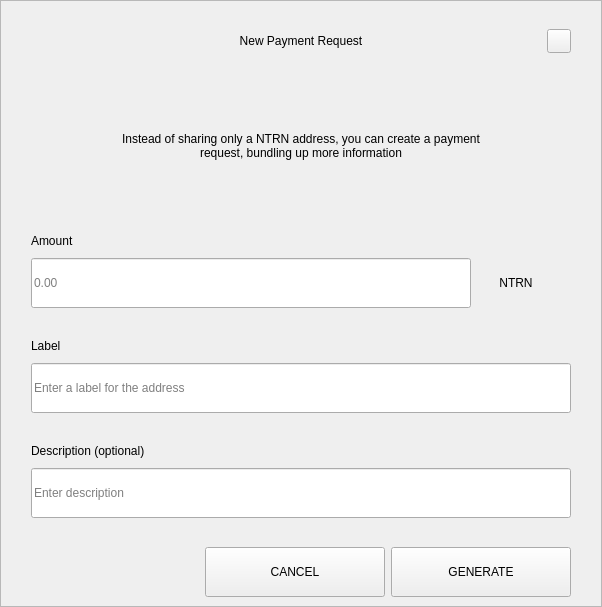
<?xml version="1.0" encoding="UTF-8"?>
<ui version="4.0">
 <class>RequestDialog</class>
 <widget class="QDialog" name="RequestDialog">
  <property name="geometry">
   <rect>
    <x>0</x>
    <y>0</y>
    <width>602</width>
    <height>607</height>
   </rect>
  </property>
  <property name="windowTitle">
   <string>Dialog</string>
  </property>
  <layout class="QVBoxLayout" name="verticalLayout_5">
   <property name="spacing">
    <number>0</number>
   </property>
   <property name="leftMargin">
    <number>0</number>
   </property>
   <property name="topMargin">
    <number>0</number>
   </property>
   <property name="rightMargin">
    <number>0</number>
   </property>
   <property name="bottomMargin">
    <number>0</number>
   </property>
   <item>
    <widget class="QFrame" name="frame">
     <property name="styleSheet">
      <string notr="true"/>
     </property>
     <property name="frameShape">
      <enum>QFrame::StyledPanel</enum>
     </property>
     <property name="frameShadow">
      <enum>QFrame::Raised</enum>
     </property>
     <layout class="QVBoxLayout" name="verticalLayout_4" stretch="1,0,0">
      <property name="spacing">
       <number>0</number>
      </property>
      <property name="leftMargin">
       <number>30</number>
      </property>
      <property name="topMargin">
       <number>20</number>
      </property>
      <property name="rightMargin">
       <number>30</number>
      </property>
      <property name="bottomMargin">
       <number>0</number>
      </property>
      <item>
       <layout class="QHBoxLayout" name="horizontalLayout_3">
        <property name="spacing">
         <number>0</number>
        </property>
        <item>
         <spacer name="horizontalSpacer_21">
          <property name="orientation">
           <enum>Qt::Horizontal</enum>
          </property>
          <property name="sizeHint" stdset="0">
           <size>
            <width>40</width>
            <height>20</height>
           </size>
          </property>
         </spacer>
        </item>
        <item>
         <widget class="QLabel" name="labelTitle">
          <property name="minimumSize">
           <size>
            <width>0</width>
            <height>40</height>
           </size>
          </property>
          <property name="maximumSize">
           <size>
            <width>16777215</width>
            <height>40</height>
           </size>
          </property>
          <property name="styleSheet">
           <string notr="true">padding-left:24px;</string>
          </property>
          <property name="text">
           <string>New Payment Request</string>
          </property>
          <property name="alignment">
           <set>Qt::AlignCenter</set>
          </property>
          <property name="margin">
           <number>7</number>
          </property>
         </widget>
        </item>
        <item>
         <spacer name="horizontalSpacer">
          <property name="orientation">
           <enum>Qt::Horizontal</enum>
          </property>
          <property name="sizeHint" stdset="0">
           <size>
            <width>40</width>
            <height>20</height>
           </size>
          </property>
         </spacer>
        </item>
        <item>
         <widget class="QPushButton" name="btnEsc">
          <property name="minimumSize">
           <size>
            <width>24</width>
            <height>24</height>
           </size>
          </property>
          <property name="maximumSize">
           <size>
            <width>24</width>
            <height>24</height>
           </size>
          </property>
          <property name="focusPolicy">
           <enum>Qt::NoFocus</enum>
          </property>
          <property name="text">
           <string/>
          </property>
         </widget>
        </item>
       </layout>
      </item>
      <item>
       <widget class="QStackedWidget" name="stack">
        <property name="minimumSize">
         <size>
          <width>540</width>
          <height>0</height>
         </size>
        </property>
        <property name="maximumSize">
         <size>
          <width>540</width>
          <height>16777215</height>
         </size>
        </property>
        <property name="currentIndex">
         <number>0</number>
        </property>
        <widget class="QWidget" name="page_1">
         <property name="minimumSize">
          <size>
           <width>540</width>
           <height>0</height>
          </size>
         </property>
         <property name="maximumSize">
          <size>
           <width>540</width>
           <height>16777215</height>
          </size>
         </property>
         <layout class="QVBoxLayout" name="layout1">
          <property name="spacing">
           <number>0</number>
          </property>
          <property name="leftMargin">
           <number>0</number>
          </property>
          <property name="topMargin">
           <number>0</number>
          </property>
          <property name="rightMargin">
           <number>0</number>
          </property>
          <property name="bottomMargin">
           <number>0</number>
          </property>
          <item>
           <spacer name="verticalSpacer_21">
            <property name="orientation">
             <enum>Qt::Vertical</enum>
            </property>
            <property name="sizeType">
             <enum>QSizePolicy::Fixed</enum>
            </property>
            <property name="sizeHint" stdset="0">
             <size>
              <width>20</width>
              <height>30</height>
             </size>
            </property>
           </spacer>
          </item>
          <item alignment="Qt::AlignHCenter">
           <widget class="QLabel" name="labelMessage">
            <property name="minimumSize">
             <size>
              <width>400</width>
              <height>50</height>
             </size>
            </property>
            <property name="text">
             <string>Instead of sharing only a NTRN address, you can create a payment request, bundling up more information</string>
            </property>
            <property name="alignment">
             <set>Qt::AlignCenter</set>
            </property>
            <property name="wordWrap">
             <bool>true</bool>
            </property>
           </widget>
          </item>
          <item alignment="Qt::AlignBottom">
           <widget class="QWidget" name="containerAmount" native="true">
            <layout class="QVBoxLayout" name="verticalLayout">
             <property name="spacing">
              <number>9</number>
             </property>
             <property name="leftMargin">
              <number>0</number>
             </property>
             <property name="topMargin">
              <number>0</number>
             </property>
             <property name="rightMargin">
              <number>0</number>
             </property>
             <property name="bottomMargin">
              <number>0</number>
             </property>
             <item>
              <widget class="QLabel" name="labelSubtitleAmount">
               <property name="minimumSize">
                <size>
                 <width>350</width>
                 <height>16</height>
                </size>
               </property>
               <property name="maximumSize">
                <size>
                 <width>16777215</width>
                 <height>16</height>
                </size>
               </property>
               <property name="text">
                <string>Amount</string>
               </property>
              </widget>
             </item>
             <item alignment="Qt::AlignTop">
              <widget class="QWidget" name="layoutAmount" native="true">
               <layout class="QHBoxLayout" name="horizontalLayout" stretch="2,0">
                <property name="spacing">
                 <number>0</number>
                </property>
                <property name="leftMargin">
                 <number>0</number>
                </property>
                <property name="topMargin">
                 <number>0</number>
                </property>
                <property name="rightMargin">
                 <number>0</number>
                </property>
                <property name="bottomMargin">
                 <number>0</number>
                </property>
                <item>
                 <widget class="QLineEdit" name="lineEditAmount">
                  <property name="minimumSize">
                   <size>
                    <width>0</width>
                    <height>50</height>
                   </size>
                  </property>
                  <property name="maximumSize">
                   <size>
                    <width>16777215</width>
                    <height>50</height>
                   </size>
                  </property>
                  <property name="placeholderText">
                   <string notr="true">0.00</string>
                  </property>
                 </widget>
                </item>
                <item>
                 <widget class="QWidget" name="comboContainer" native="true">
                  <property name="minimumSize">
                   <size>
                    <width>100</width>
                    <height>50</height>
                   </size>
                  </property>
                  <property name="maximumSize">
                   <size>
                    <width>16777215</width>
                    <height>50</height>
                   </size>
                  </property>
                  <layout class="QHBoxLayout" name="horizontalLayout_31">
                   <property name="spacing">
                    <number>0</number>
                   </property>
                   <property name="leftMargin">
                    <number>0</number>
                   </property>
                   <property name="topMargin">
                    <number>0</number>
                   </property>
                   <property name="rightMargin">
                    <number>10</number>
                   </property>
                   <property name="bottomMargin">
                    <number>0</number>
                   </property>
                   <item>
                    <widget class="QLabel" name="comboBoxCoin">
                     <property name="text">
                      <string>NTRN</string>
                     </property>
                     <property name="alignment">
                      <set>Qt::AlignCenter</set>
                     </property>
                    </widget>
                   </item>
                  </layout>
                 </widget>
                </item>
               </layout>
              </widget>
             </item>
            </layout>
           </widget>
          </item>
          <item>
           <spacer name="verticalSpacer_31">
            <property name="orientation">
             <enum>Qt::Vertical</enum>
            </property>
            <property name="sizeType">
             <enum>QSizePolicy::Fixed</enum>
            </property>
            <property name="sizeHint" stdset="0">
             <size>
              <width>20</width>
              <height>30</height>
             </size>
            </property>
           </spacer>
          </item>
          <item>
           <layout class="QVBoxLayout" name="verticalLayoutLabel">
            <property name="spacing">
             <number>9</number>
            </property>
            <item>
             <widget class="QLabel" name="labelSubtitleLabel">
              <property name="minimumSize">
               <size>
                <width>0</width>
                <height>16</height>
               </size>
              </property>
              <property name="maximumSize">
               <size>
                <width>16777215</width>
                <height>16</height>
               </size>
              </property>
              <property name="text">
               <string>Label</string>
              </property>
             </widget>
            </item>
            <item>
             <widget class="QLineEdit" name="lineEditLabel">
              <property name="minimumSize">
               <size>
                <width>0</width>
                <height>50</height>
               </size>
              </property>
              <property name="maximumSize">
               <size>
                <width>16777215</width>
                <height>50</height>
               </size>
              </property>
              <property name="placeholderText">
               <string>Enter a label for the address</string>
              </property>
             </widget>
            </item>
           </layout>
          </item>
          <item>
           <spacer name="verticalSpacer_34">
            <property name="orientation">
             <enum>Qt::Vertical</enum>
            </property>
            <property name="sizeType">
             <enum>QSizePolicy::Fixed</enum>
            </property>
            <property name="sizeHint" stdset="0">
             <size>
              <width>20</width>
              <height>30</height>
             </size>
            </property>
           </spacer>
          </item>
          <item>
           <layout class="QVBoxLayout" name="verticalLayoutDescription">
            <property name="spacing">
             <number>9</number>
            </property>
            <item>
             <widget class="QLabel" name="labelSubtitleDescription">
              <property name="minimumSize">
               <size>
                <width>0</width>
                <height>16</height>
               </size>
              </property>
              <property name="maximumSize">
               <size>
                <width>16777215</width>
                <height>16</height>
               </size>
              </property>
              <property name="text">
               <string>Description (optional)</string>
              </property>
             </widget>
            </item>
            <item>
             <widget class="QLineEdit" name="lineEditDescription">
              <property name="minimumSize">
               <size>
                <width>0</width>
                <height>50</height>
               </size>
              </property>
              <property name="maximumSize">
               <size>
                <width>16777215</width>
                <height>50</height>
               </size>
              </property>
              <property name="placeholderText">
               <string>Enter description</string>
              </property>
             </widget>
            </item>
            <item>
             <spacer name="verticalSpacer_4">
              <property name="orientation">
               <enum>Qt::Vertical</enum>
              </property>
              <property name="sizeType">
               <enum>QSizePolicy::Fixed</enum>
              </property>
              <property name="sizeHint" stdset="0">
               <size>
                <width>20</width>
                <height>20</height>
               </size>
              </property>
             </spacer>
            </item>
           </layout>
          </item>
         </layout>
        </widget>
        <widget class="QWidget" name="page_2">
         <layout class="QVBoxLayout" name="layout2">
          <item>
           <spacer name="verticalSpacer_5">
            <property name="orientation">
             <enum>Qt::Vertical</enum>
            </property>
            <property name="sizeType">
             <enum>QSizePolicy::Fixed</enum>
            </property>
            <property name="sizeHint" stdset="0">
             <size>
              <width>20</width>
              <height>50</height>
             </size>
            </property>
           </spacer>
          </item>
          <item alignment="Qt::AlignHCenter">
           <widget class="QLabel" name="labelQrImg">
            <property name="minimumSize">
             <size>
              <width>260</width>
              <height>260</height>
             </size>
            </property>
            <property name="maximumSize">
             <size>
              <width>260</width>
              <height>260</height>
             </size>
            </property>
            <property name="text">
             <string/>
            </property>
            <property name="alignment">
             <set>Qt::AlignCenter</set>
            </property>
           </widget>
          </item>
          <item>
           <spacer name="verticalSpacer_2">
            <property name="orientation">
             <enum>Qt::Vertical</enum>
            </property>
            <property name="sizeType">
             <enum>QSizePolicy::Fixed</enum>
            </property>
            <property name="sizeHint" stdset="0">
             <size>
              <width>20</width>
              <height>30</height>
             </size>
            </property>
           </spacer>
          </item>
          <item alignment="Qt::AlignHCenter">
           <widget class="QLabel" name="labelAddress">
            <property name="text">
             <string>D7VFR83SQbiezrW72hjcWJtcfip5krte2Z </string>
            </property>
           </widget>
          </item>
          <item>
           <spacer name="verticalSpacer_32">
            <property name="orientation">
             <enum>Qt::Vertical</enum>
            </property>
            <property name="sizeType">
             <enum>QSizePolicy::Expanding</enum>
            </property>
            <property name="sizeHint" stdset="0">
             <size>
              <width>20</width>
              <height>20</height>
             </size>
            </property>
           </spacer>
          </item>
          <item>
           <layout class="QHBoxLayout" name="horizontal">
            <property name="leftMargin">
             <number>20</number>
            </property>
            <property name="rightMargin">
             <number>20</number>
            </property>
            <property name="bottomMargin">
             <number>20</number>
            </property>
            <item>
             <spacer name="horizontalSpacer_4">
              <property name="orientation">
               <enum>Qt::Horizontal</enum>
              </property>
              <property name="sizeHint" stdset="0">
               <size>
                <width>40</width>
                <height>20</height>
               </size>
              </property>
             </spacer>
            </item>
            <item>
             <widget class="QPushButton" name="btnCopyAddress">
              <property name="minimumSize">
               <size>
                <width>180</width>
                <height>50</height>
               </size>
              </property>
              <property name="text">
               <string>COPY ADDRESS</string>
              </property>
             </widget>
            </item>
            <item>
             <widget class="QPushButton" name="btnCopyUrl">
              <property name="minimumSize">
               <size>
                <width>180</width>
                <height>50</height>
               </size>
              </property>
              <property name="text">
               <string>COPY URL</string>
              </property>
             </widget>
            </item>
            <item>
             <spacer name="horizontalSpacer_2">
              <property name="orientation">
               <enum>Qt::Horizontal</enum>
              </property>
              <property name="sizeHint" stdset="0">
               <size>
                <width>40</width>
                <height>20</height>
               </size>
              </property>
             </spacer>
            </item>
           </layout>
          </item>
         </layout>
        </widget>
       </widget>
      </item>
      <item>
       <widget class="QWidget" name="buttonsStack" native="true">
        <layout class="QHBoxLayout" name="horizontalLayout_5">
         <property name="leftMargin">
          <number>20</number>
         </property>
         <property name="rightMargin">
          <number>0</number>
         </property>
         <item>
          <spacer name="horizontalSpacer_41">
           <property name="orientation">
            <enum>Qt::Horizontal</enum>
           </property>
           <property name="sizeHint" stdset="0">
            <size>
             <width>40</width>
             <height>20</height>
            </size>
           </property>
          </spacer>
         </item>
         <item>
          <widget class="QPushButton" name="btnCancel">
           <property name="minimumSize">
            <size>
             <width>180</width>
             <height>50</height>
            </size>
           </property>
           <property name="focusPolicy">
            <enum>Qt::NoFocus</enum>
           </property>
           <property name="text">
            <string>CANCEL</string>
           </property>
          </widget>
         </item>
         <item>
          <widget class="QPushButton" name="btnSave">
           <property name="minimumSize">
            <size>
             <width>180</width>
             <height>50</height>
            </size>
           </property>
           <property name="focusPolicy">
            <enum>Qt::NoFocus</enum>
           </property>
           <property name="text">
            <string>GENERATE</string>
           </property>
          </widget>
         </item>
        </layout>
       </widget>
      </item>
     </layout>
    </widget>
   </item>
  </layout>
 </widget>
 <resources/>
 <connections/>
</ui>
